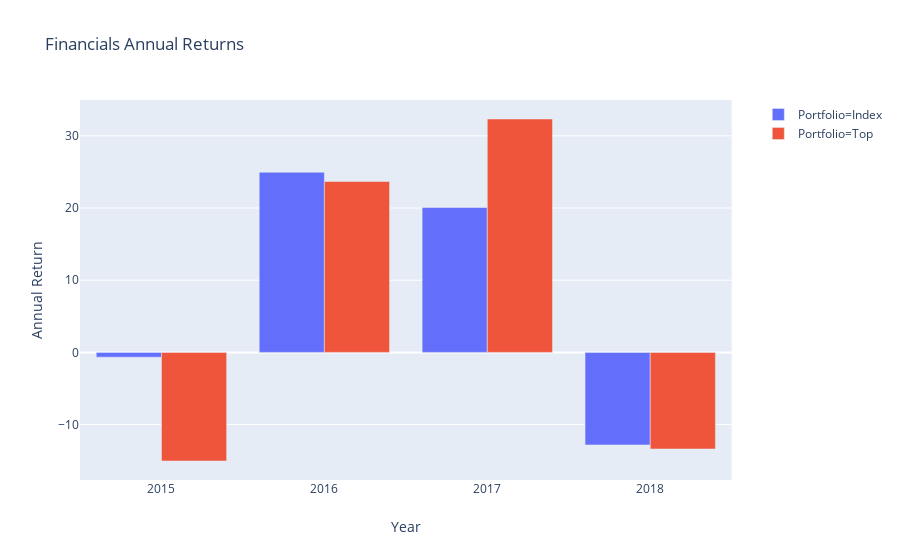

The notebook cell this image was saved under:
### Code cell
fig = px.bar(fin_df, x="Year", y="Annual Return", color="Portfolio", barmode="group", title="Financials Annual Returns")
fig

### Figure 1 — Plotly figure (JSON) as saved in the notebook; plotly's stock layout.template omitted (floating-point values rounded to 4 significant figures)
{"data": [{"alignmentgroup": "True", "hoverlabel": {"namelength": 0}, "hovertemplate": "Portfolio=Index<br>Year=%{x}<br>Annual Return=%{y}", "legendgroup": "Portfolio=Index", "marker": {"color": "#636efa"}, "name": "Portfolio=Index", "offsetgroup": "Portfolio=Index", "orientation": "v", "showlegend": true, "textposition": "auto", "type": "bar", "x": [2015, 2016, 2017, 2018], "xaxis": "x", "y": [-0.656, 24.94, 20.07, -12.81], "yaxis": "y"}, {"alignmentgroup": "True", "hoverlabel": {"namelength": 0}, "hovertemplate": "Portfolio=Top<br>Year=%{x}<br>Annual Return=%{y}", "legendgroup": "Portfolio=Top", "marker": {"color": "#EF553B"}, "name": "Portfolio=Top", "offsetgroup": "Portfolio=Top", "orientation": "v", "showlegend": true, "textposition": "auto", "type": "bar", "x": [2015, 2016, 2017, 2018], "xaxis": "x", "y": [-15.04, 23.67, 32.33, -13.38], "yaxis": "y"}], "layout": {"autosize": true, "barmode": "group", "legend": {"tracegroupgap": 0}, "title": {"text": "Financials Annual Returns"}, "xaxis": {"anchor": "y", "autorange": true, "domain": [0, 0.98], "range": [2014.0, 2018.0], "title": {"text": "Year"}, "type": "linear"}, "yaxis": {"anchor": "x", "autorange": true, "domain": [0, 1], "range": [-17.68, 34.96], "title": {"text": "Annual Return"}, "type": "linear"}}}
